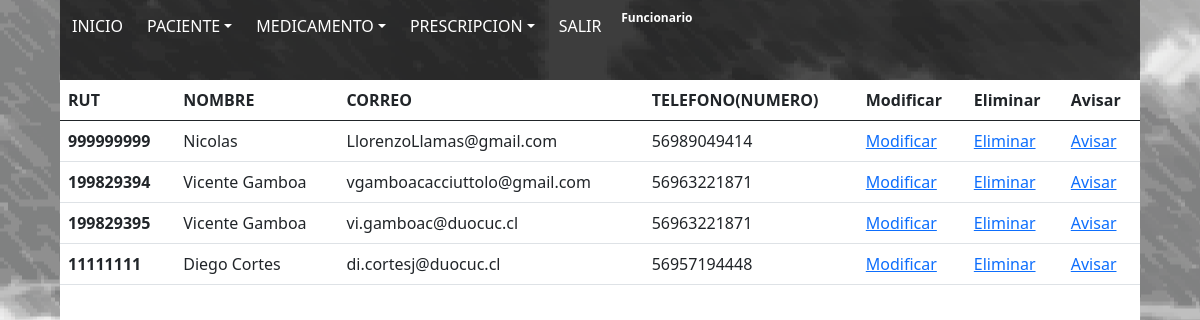
/listpacientes (signed in), run on the app's committed database.
### CesfamApp/models.py (models this page shows, shortened)
class PACIENTE(models.Model):
    rut_pac = models.CharField(max_length=9,primary_key=True, verbose_name='Rut (sin punto ni guión) del paciente')
    nombre_pac = models.CharField(max_length=50,verbose_name='Nombre del paciente')
    correo_pac = models.CharField(null=True,blank=True,max_length=100,verbose_name='Mail')
    numero_pac = models.IntegerField(null=True,blank=True,verbose_name='Teléfono')
    nombre_tutor = models.ForeignKey(TUTOR,null=True,blank=True,on_delete=models.CASCADE,verbose_name='Tutor')

### CesfamApp/views.py (the view)
# urls.py: path('listpacientes',listpacientes,name="listpacientes"),
def listpacientes(request):
    paciente = PACIENTE.objects.all
    datos = {
        'paciente': paciente
    }
    return render(request,'CesfamWeb/listpacientes.html',datos)

### CesfamApp/templates/CesfamWeb/listpacientes.html (shortened to what this page needs)
{% load static %}
<!DOCTYPE html>
<html lang="es">
<head>
    <link rel="stylesheet" href="{% static 'css/bootstrap.css' %}">
    <link rel="stylesheet" href="{% static 'css/style.css' %}">
</head>
<body>
    <div id="div1">
        <nav class="navbar navbar-expand-lg navbar-light bg-light float-left">
            <div class="collapse navbar-collapse" id="navbarSupportedContent">
                <ul class="navbar-nav mr-auto">
                    <a href="{%url 'home'%}"><button class="btn btn-secondary algo" type="button" id="dropdownMenu2" aria-haspopup="true" aria-expanded="false">INICIO</button></a>{% if request.user.is_authenticated %}
                    <div class="dropdown">
                        <button class="btn btn-secondary dropdown-toggle algo" type="button" id="dropdownMenu2" data-toggle="dropdown" aria-haspopup="true" aria-expanded="false">PACIENTE</button>
                    </div>
                    <div class="dropdown">
                        <button class="btn btn-secondary dropdown-toggle algo" type="button" id="dropdownMenu2" data-toggle="dropdown" aria-haspopup="true" aria-expanded="false">MEDICAMENTO</button>
                    </div>
                    <div class="dropdown">
                        <button class="btn btn-secondary dropdown-toggle algo" type="button" id="dropdownMenu2" data-toggle="dropdown" aria-haspopup="true" aria-expanded="false">PRESCRIPCION</button>
                    </div>{% endif %} {% if request.user.is_authenticated %}
                    <a href="{% url 'logout' %}"><button class="btn btn-secondary algo" type="button" id="dropdownMenu2" aria-haspopup="true" aria-expanded="false">SALIR</button></a>
                    <span class="badge red z-depth-1 mr-1"> {{ user }} </span>{% else %}
                    <a href="{% url 'login' %}"><button class="btn btn-secondary algo" type="button" id="dropdownMenu2" aria-haspopup="true" aria-expanded="false">CONECTARSE</button></a>{% endif %}
                </ul>
            </div>
        </nav>
    </div>
    <div id="divlist">
        <table class="table">
            <thead>
                <tr>
                    <th scope="col">RUT</th>
                    <th scope="col">NOMBRE</th>
                    <th scope="col">CORREO</th>
                    <th scope="col">TELEFONO(NUMERO)</th>
                    <th scope="col">Modificar</th>
                    <th scope="col">Eliminar</th>
                    <th scope="col">Avisar</th>
                </tr>
            </thead>
            <tbody>
                {% for pac in paciente%}
                <tr>
                    <th>{{pac.rut_pac}}</th>
                    <td>{{pac.nombre_pac}}</td>
                    <td>{{pac.correo_pac}}</td>
                    <td>{{pac.numero_pac}}</td>
                    <td>
                        <a href="{%url 'form_mod_pac' pac.rut_pac %}">Modificar</a>
                    </td>
                    <td>
                        <a href="{%url 'form_del_paciente' pac.rut_pac %}">Eliminar</a>
                    </td>
                    <td>
                        <a href="{%url 'notificarPac' pac.rut_pac %}">Avisar</a>
                    </td>
                </tr>
                {% endfor %}
            </tbody>
        </table>
    </div>
</body>
</html>

### CesfamApp/static/css/style.css (style rules this page uses)
body { background-image: url(../img/fondo_taller-06.png); background-position: center center; }
#div1 { position: absolute; height: 10%; left: 5%; width: 90%; top: 0%; background-color: #000000ad; z-index: 9999; }
.navbar { color: #000000b2; background-color: transparent !important; }
.algo { background-color: transparent !important; border: none; background-size: 95%; background-repeat: no-repeat; background-position: center; color: white !important; }
#divlist { position: absolute; background-color: #ffffff; height: 90%; left: 5%; width: 90%; top: 10%; }

### data on the page
PACIENTE: rut_pac "999999999", nombre_pac "Nicolas", correo_pac "LlorenzoLlamas@gmail.com", numero_pac "56989049414"
PACIENTE: rut_pac "199829394", nombre_pac "Vicente Gamboa", correo_pac "vgamboacacciuttolo@gmail.com", numero_pac "56963221871"
PACIENTE: rut_pac "199829395", nombre_pac "Vicente Gamboa", correo_pac "vi.gamboac@duocuc.cl", numero_pac "56963221871"
PACIENTE: rut_pac "11111111", nombre_pac "Diego Cortes", correo_pac "di.cortesj@duocuc.cl", numero_pac "56957194448"

### other printed values
{{ user }} "Funcionario"
